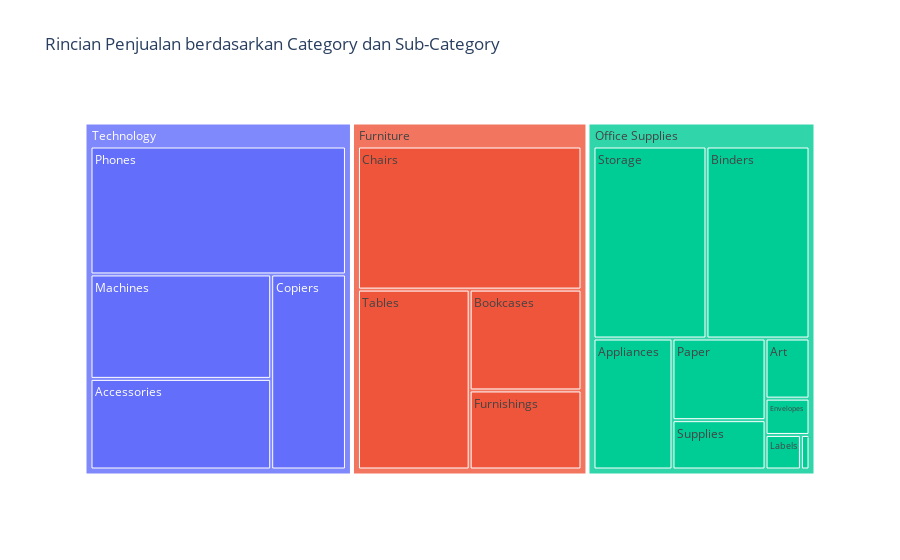

This figure's notebook cell:
### Markdown cell above
### 5. Divisi mana saja yang berpotensi terkena dampak penurunan penjualan akibat perilaku pelanggan?

### Code cell
subcat_sales = df.groupby(['Category', 'Sub-Category'])['Sales'].sum().reset_index()
fig8 = px.treemap(subcat_sales, path=['Category', 'Sub-Category'], values='Sales',
                 title='Rincian Penjualan berdasarkan Category dan Sub-Category')

fig8.show()

### Figure 1 — Plotly figure (JSON) as saved in the notebook; plotly's stock layout.template omitted (floating-point values rounded to 4 significant figures)
{"data": [{"branchvalues": "total", "domain": {"x": [0, 1], "y": [0, 1]}, "hovertemplate": "labels=%{label}<br>Sales=%{value}<br>parent=%{parent}<br>id=%{id}<extra></extra>", "ids": ["Technology/Accessories", "Office Supplies/Appliances", "Office Supplies/Art", "Office Supplies/Binders", "Furniture/Bookcases", "Furniture/Chairs", "Technology/Copiers", "Office Supplies/Envelopes", "Office Supplies/Fasteners", "Furniture/Furnishings", "Office Supplies/Labels", "Technology/Machines", "Office Supplies/Paper", "Technology/Phones", "Office Supplies/Storage", "Office Supplies/Supplies", "Furniture/Tables", "Furniture", "Office Supplies", "Technology"], "labels": ["Accessories", "Appliances", "Art", "Binders", "Bookcases", "Chairs", "Copiers", "Envelopes", "Fasteners", "Furnishings", "Labels", "Machines", "Paper", "Phones", "Storage", "Supplies", "Tables", "Furniture", "Office Supplies", "Technology"], "name": "", "parents": ["Technology", "Office Supplies", "Office Supplies", "Office Supplies", "Furniture", "Furniture", "Technology", "Office Supplies", "Office Supplies", "Furniture", "Office Supplies", "Technology", "Office Supplies", "Technology", "Office Supplies", "Office Supplies", "Furniture", "", "", ""], "type": "treemap", "values": [164200.0, 104600.0, 26710.0, 200000.0, 113800.0, 322800.0, 146200.0, 16130.0, 3002.0, 89210.0, 12350.0, 189200.0, 76830.0, 327800.0, 219300.0, 46420.0, 202800.0, 728700.0, 705400.0, 827500.0]}], "layout": {"legend": {"tracegroupgap": 0}, "title": {"text": "Rincian Penjualan berdasarkan Category dan Sub-Category"}}}
